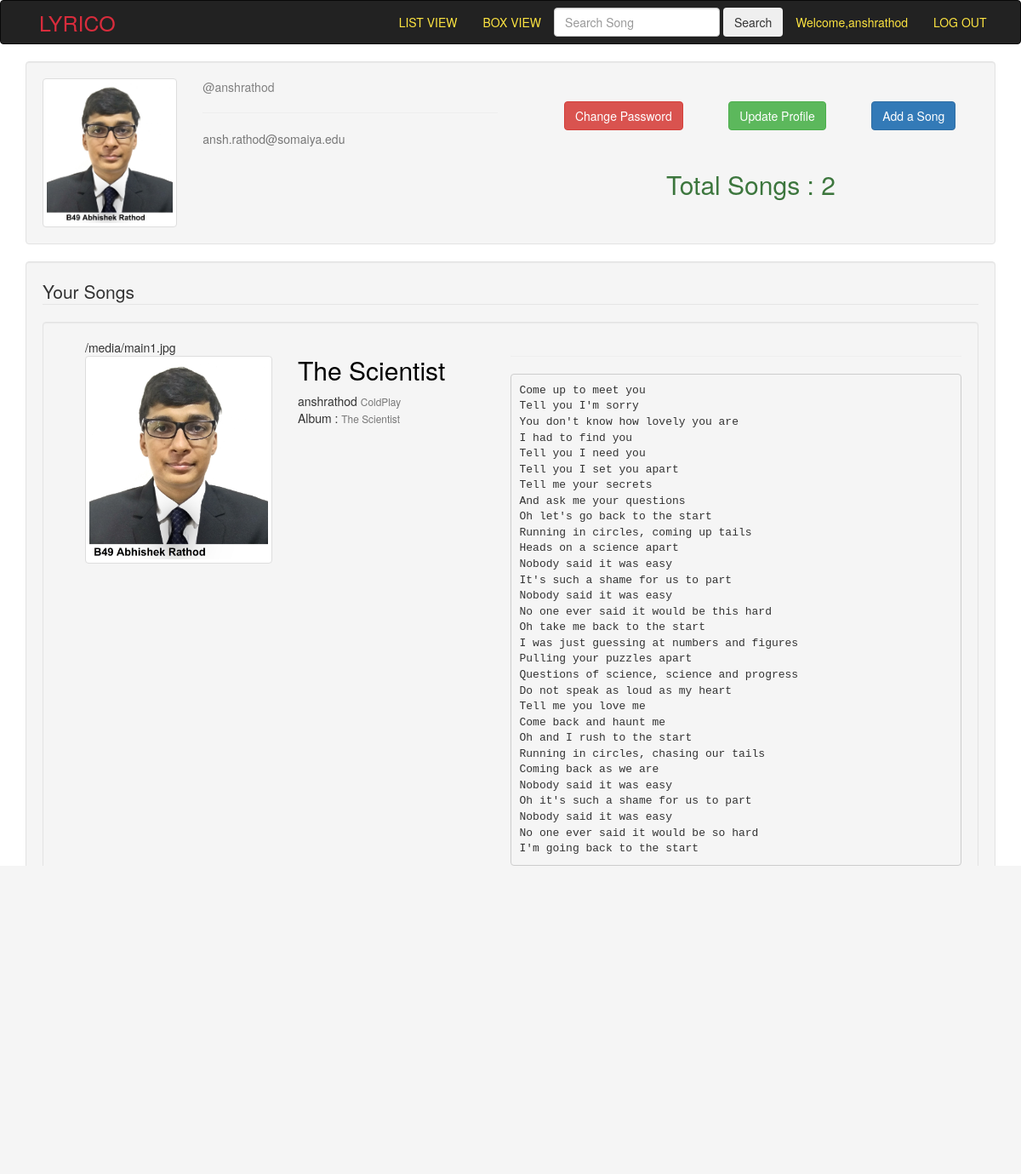
/profile/ (signed in), run on the app's committed database.
### users/models.py (models this page shows, shortened)
class Profile(models.Model):
    GENDER_CHOICES=[
        ('Male','Male'),
        ('Female','Female'),
        ('Others','Others')
    ]
    user = models.OneToOneField(User, on_delete=models.CASCADE)
    image = models.ImageField(default='default.jpg',upload_to='profile_pics')
    bio = models.TextField(blank=True)
    age = models.IntegerField(blank=True,null=True)
    gender = models.CharField(choices=GENDER_CHOICES, default="Male",max_length=10)

### songs/models.py (models this page shows, shortened)
class Song(models.Model):
    title = models.CharField(max_length=100)
    lyrics = models.TextField()
    composer = models.CharField(max_length=100)
    featuring = models.TextField()
    album = models.CharField(max_length=100)
    img = models.ImageField(default='default.jpg',upload_to='')
    link =  models.CharField(max_length=1000)  # embed link
    ytlink = models.CharField(max_length=1000 ,default='')

### users/views.py (the view)
# urls.py: path('profile/',uviews.profile,name='songs-profile'),
@login_required
def profile(request):
	mysongs = list()
	songs = Song.objects.all()
	username = request.user.username
	for song in songs:
		if song.composer == username or song.featuring == username:
			mysongs.append(song)
	size = len(mysongs)
	context = {'size': size,'songs':mysongs}
	return render(request,'users/display_profile.html',context)

### users/templates/users/display_profile.html
{% extends "songs/base.html" %}
{% load crispy_forms_tags %}
{% block body %}
<div class="well">
	<div class="row">
		<div class="col-md-2">
			<img class="img-thumbnail" src="{{ user.profile.image.url }}" style="max-height: 100%;max-width: 100%;">
		</div>
		<div class="col-md-4">
			<a href="{% url 'songs-profile'%}"style="color:grey;">@{{user.username}}</a>
			<hr>
			<p class="text text-muted">{{user.email }}</p>
		</div>
		<div class="col-md-6" style="float: right;">
			<button type="button" class="btn btn-primary " onclick="location.href='{% url 'songs-add' %}'"style="float:right;margin:5%;">Add a Song</button>
			<button type="button" class="btn btn-success " onclick="location.href='{% url 'songs-update' %}'" style="float:right;margin:5%;">Update Profile</button>
			<button type="button" class="btn btn-danger " onclick="location.href='{% url 'songs-password' %}'" style="float:right;margin:5%;">Change Password</button>
		</div>
		<div class="col-md-6">
		<h2 class="text text-capitalize text-success text-center">Total Songs : {{ size }} </h2>
		</div>
	</div>
</div>
<div class="well">
	<legend class="border-bottom mb-4">Your Songs</legend>
	{% for song in songs %}
	<div class="well">
		<div class="col-md-6 col-sm-6 col-xs-6 col-lg-6" >
			<div class="col-md-6 col-sm-6 col-xs-6 col-lg-6">{{ song.img.url }}
			<img class="rounded img-thumbnail" src="{{ song.img.url }}" alt="{{ song.title }}"style="max-height: 100%;max-width: 100%;">
			</div>
			<div class="col-md-6 col-sm-6 col-xs-6 col-lg-6">
				<h2><a href="{% url 'songs-details' song.id %}" style="color:black;">{{ song.title }}</a></h2>
				{{ song.composer }}
				<small class="text text-muted">{{ song.featuring}}</small><br>
				Album :
				<small class="text-muted">{{song.album}}</small>
			</div>
		</div>
			<hr>
			<pre>{{ song.lyrics }}</pre>
	</div>
	{% empty %}
	<div class="alert alert-danger">
		<strong><h3>You Have Not Added Any Songs,Yet!</h3></strong>
	</div>
	{% endfor %}
</div>
{% endblock  %}

### songs/templates/songs/base.html (shortened to what this page needs)
<!DOCTYPE html>
<html lang="en">
<head>
    {% load staticfiles %}
    <link rel="stylesheet" href="https://maxcdn.bootstrapcdn.com/bootstrap/3.3.6/css/bootstrap.min.css">
    <link rel="stylesheet" href="https://cdnjs.cloudflare.com/ajax/libs/font-awesome/4.7.0/css/font-awesome.min.css">
</head>
<body >
    <div >
    <nav class="navbar navbar-inverse fixed">
        <div class="row">
            <div class="float-left">
                <div class="navbar-header">
                    <a class="navbar-brand" href="{% url 'songs-home'%}"><d style="color:#d82c3c;font-size:25px;padding-left: 50% ">LYRICO</d></a>
                </div>
            </div>
            <div style="float:right;padding-right: 2%">
                <div class="collapse navbar-collapse" id="topNavBar">
                    <ul class="nav navbar-nav">
                        <li><a style="color:#fde441" href="{% url 'songs-listsongs'%}">LIST VIEW</a></li>
                        <li><a style="color:#fde441" href="{% url 'songs-allsongs'%}">BOX VIEW</a></li>
                        <li >
                            <form class="form-inline " method="POST" style="padding-top: 3%;">
                                <input class="form-control " type="search" placeholder="Search Song" aria-label="Search" name="search" >
                                <button class="btn btn-outline-success " type="submit">Search</button>
                            </form>
                        </li>
                        {% if user.is_authenticated %}
                            <li><a style="color:#fde441" href="{% url 'songs-profile'%}">Welcome,{{user}}</a></li>
                            <li><a style="color:#fde441" href="{% url 'songs-logout'%}">LOG OUT</a></li>
                        {% else %}
                        <li><a style="color:#fde441" href="{% url 'songs-login'%}">LOG IN</a></li>
                        <li><a style="color:#fde441" href="{% url 'songs-signup'%}">REGISTER</a></li>
                        {% endif %}
                    </ul>
                </div>
            </div>
        </div>
    </nav>
</div>
<div class="container">
{% block body %}
{% endblock %}
</div>
</body>
<br><br><br><br><br>
</html>

### songs/templates/songs/base.html (style rules this page uses)
body { background : url("https://raw.githubusercontent.com/anshrathod/image/master/audio-cassette-cassette-tape-1626481.jpg") ; background-size:cover; background-repeat: no-repeat; color:white; }

### data on the page
Song: img "/media/main1.jpg", img (picture), title "The Scientist", composer "anshrathod", featuring "ColdPlay", album "The Scientist", lyrics "Come up to meet you Tell you I'm sorry You don't know how lovely you are I had to find you Tell you I need you Tell you I set you apart Tell me your secrets And ask me your questions Oh let's go back to the start Running in circles, coming up tails Heads on a science apart Nobody said it was easy It's such a shame for us to part Nobody said it was easy No one ever said it would be this hard Oh take me back to the start I was just guessing at numbers and figures Pulling your puzzles apart Questions of science, science and progress Do not speak as loud as my heart Tell me you love me Come back and haunt me Oh and I rush to the start Running in circles, chasing our tails Coming back as we are…"
Song: img (picture)

### other printed values
{{ user }} "anshrathod"
{{ user.username }} "anshrathod"
{{ user.email }} "ansh.rathod@somaiya.edu"
{{ size }} "2"
